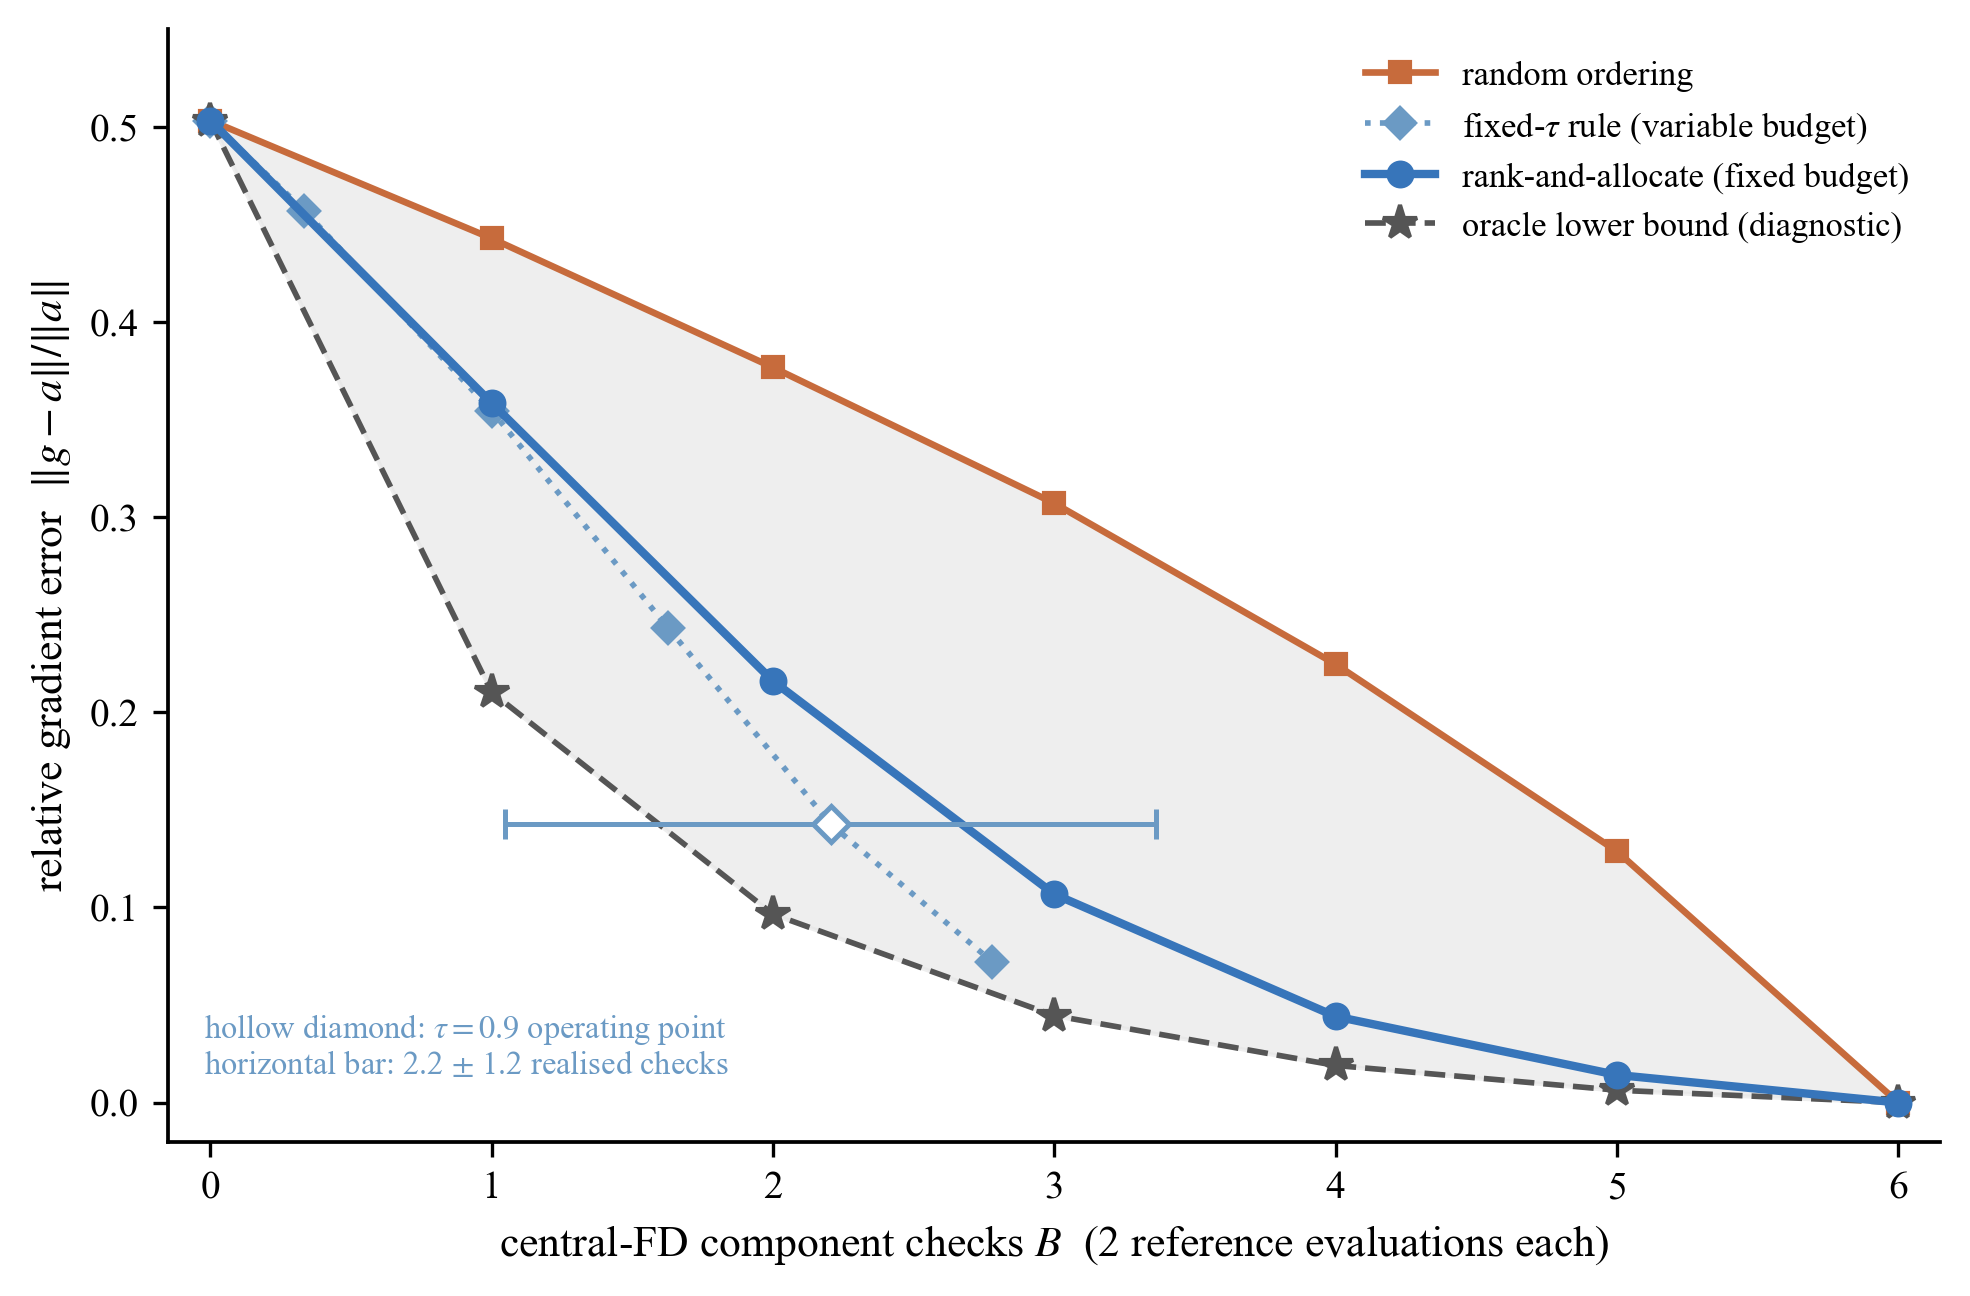

Python code for this plot:
# -*- coding: utf-8 -*-
"""Fixed- and variable-budget gradient-correction frontiers."""

import os

os.environ["KMP_DUPLICATE_LIB_OK"] = "TRUE"

import matplotlib as mpl

mpl.use("Agg")
import matplotlib.pyplot as plt
import numpy as np


mpl.rcParams.update(
    {
        "font.family": "serif",
        "font.serif": ["Times New Roman"],
        "mathtext.fontset": "stix",
        "pdf.fonttype": 42,
        "ps.fonttype": 42,
        "axes.spines.top": False,
        "axes.spines.right": False,
        "axes.labelsize": 10.5,
        "xtick.labelsize": 9.5,
        "ytick.labelsize": 9.5,
        "legend.fontsize": 8.3,
        "axes.linewidth": 0.9,
    }
)

HERE = os.path.dirname(os.path.abspath(__file__))
BLUE = "#3775BA"
ORANGE = "#C76B3C"
GREEN = "#6B9AC4"
GREY = "#555555"

d = np.load(os.path.join(HERE, "rank_allocator.npz"))
budgets = d["Bs"]
k = int(d["K"])
err_rank = d["err_rank_sa"]
err_random = d["err_random"]
err_oracle = d["err_oracle"]
gate_cost = d["gate_cost_curve"]
gate_error = d["gate_err_curve"]
op_cost = float(d["op_cost_tau"])
op_error = float(d["op_err_tau"])
op_cost_sd = float(d["op_cost_std"])
tau = float(d["tau"])

area_rank = float(d["auc_rank_sa"])
area_random = float(d["auc_random"])
area_oracle = float(d["auc_oracle"])

fig, ax = plt.subplots(figsize=(6.6, 4.35))

# The shaded interval is the observed random-to-oracle gap.
ax.fill_between(budgets, err_oracle, err_random, color="#E5E5E5", alpha=0.65, zorder=0)
ax.plot(
    budgets,
    err_random,
    "-s",
    color=ORANGE,
    ms=5.0,
    lw=1.6,
    label="random ordering",
    zorder=3,
)

# Repeated costs occur in the threshold sweep; show one point per realised cost.
keep = np.concatenate([[True], np.abs(np.diff(gate_cost)) > 1e-9])
ax.plot(
    gate_cost[keep],
    gate_error[keep],
    ":D",
    color=GREEN,
    ms=5.2,
    lw=1.35,
    label="fixed-$\\tau$ rule (variable budget)",
    zorder=4,
)
ax.plot(
    budgets,
    err_rank,
    "-o",
    color=BLUE,
    ms=5.7,
    lw=2.0,
    label="rank-and-allocate (fixed budget)",
    zorder=5,
)
ax.plot(
    budgets,
    err_oracle,
    "--*",
    color=GREY,
    ms=8.5,
    lw=1.35,
    label="oracle lower bound (diagnostic)",
    zorder=4,
)

# Only the threshold rule has a variable realised budget; the other curves use fixed B.
ax.errorbar(
    [op_cost],
    [op_error],
    xerr=[[op_cost_sd], [op_cost_sd]],
    fmt="D",
    color=GREEN,
    mfc="white",
    mec=GREEN,
    mew=1.2,
    ms=6.0,
    ecolor=GREEN,
    elinewidth=1.2,
    capsize=3.5,
    zorder=7,
)
# Explain the hollow operating-point marker in an unused corner.  A leader line
# or an adjacent label would cross the surrounding frontiers at this location.
ax.text(
    0.02,
    0.055,
    f"hollow diamond: $\\tau={tau}$ operating point\n"
    f"horizontal bar: {op_cost:.1f} $\\pm$ {op_cost_sd:.1f} realised checks",
    transform=ax.transAxes,
    color=GREEN,
    fontsize=7.8,
    ha="left",
    va="bottom",
    zorder=8,
)

ax.set_xlabel("central-FD component checks $B$  (2 reference evaluations each)")
ax.set_ylabel("relative gradient error  $\\|g-a\\|/\\|a\\|$")
ax.set_xlim(-0.15, k + 0.15)
ax.set_ylim(-0.02, 0.55)
ax.set_xticks(range(k + 1))
ax.legend(loc="upper right", frameon=False)

fig.tight_layout(pad=0.7)
for ext in ("pdf", "svg", "png", "tiff"):
    dpi = 300 if ext == "png" else (600 if ext == "tiff" else None)
    fig.savefig(os.path.join(HERE, f"fig_allocator.{ext}"), dpi=dpi, bbox_inches="tight")

print(
    "wrote fig_allocator.pdf/.png; "
    f"areas rank/random/oracle={area_rank:.3f}/{area_random:.3f}/{area_oracle:.3f}; "
    f"gate cost={op_cost:.2f}+-{op_cost_sd:.2f}"
)
